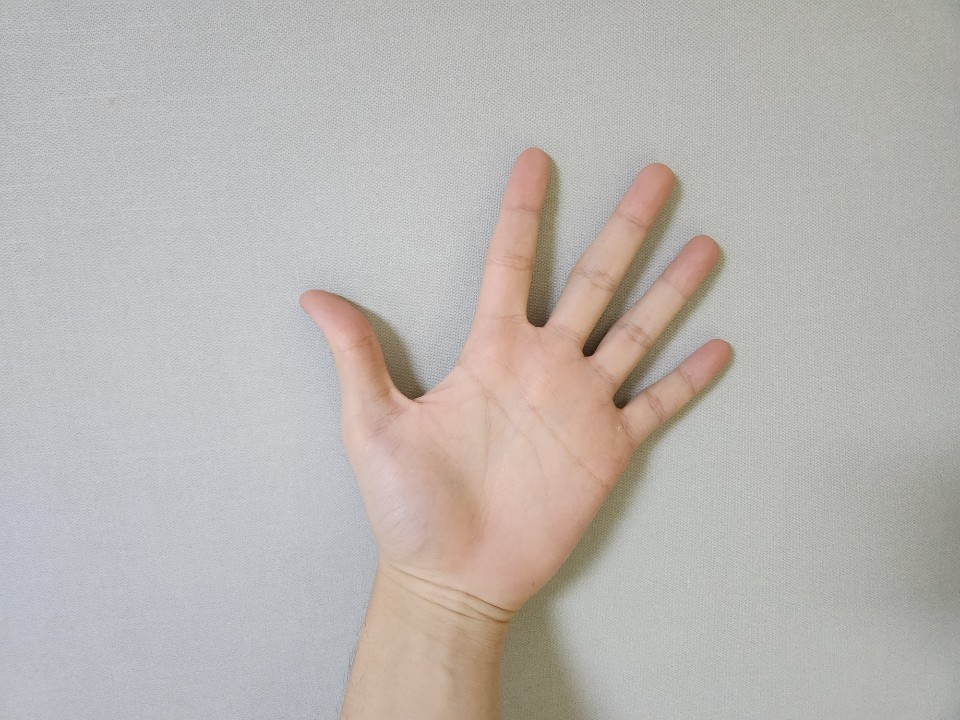
#> input picture palmistry/code/input/hand1.jpg, 960 x 720 px, given as the content of the folder /content/hands_dataset, which was not available
$ jupyter execute --allow-errors 'Tarot_Deck_EDA (3).ipynb'   (older library calls are emulated)   (text cells are left out)
#> lines starting #> are read from the running program, lines starting #| are printed output that depends on the picture; long printed decimals are rounded; pictures that were not available may be replaced by others from this repository, and a replacement may not be noted
[cell 1]
import os
import json
import pandas as pd
import numpy as np
import matplotlib.pyplot as plt
import seaborn as sns
from PIL import Image

[cell 2]
for dirname, _, filenames in os.walk('/kaggle/input'):
    for filename in filenames:
        print(os.path.join(dirname, filename))

[cell 3]
import json
import pandas as pd
import kagglehub
import os

# Download dataset
#> (the rest of this cell did not finish here and is left out)

#> (a cell that did not finish here is left out)

#> (a cell that did not finish here is left out)

[cell 6]
import kagglehub

# Download latest version
#> (the rest of this cell did not finish here and is left out)

#> (a cell that did not finish here is left out)

[cell 8]
import os

for root, dirs, files in os.walk("/content/hands_dataset"):
    print("=" * 60)
    print("Folder :", root)
    print("Subfolders :", dirs)
    print("Number of Files :", len(files))
    print("First 10 Files :", files[:10])

[cell 9]
import os

#> (the rest of this cell did not finish here and is left out)

[cell 10]
import os

image_extensions = (".jpg", ".jpeg", ".png", ".webp", ".bmp")

image_files = []

#> (the rest of this cell did not finish here and is left out)

[cell 11]
import os

total_images = 0

for root, dirs, files in os.walk("/content/hands_dataset"):
    for file in files:
        if file.lower().endswith((".jpg", ".jpeg", ".png")):
            total_images += 1

print("========== DATASET OVERVIEW ==========")
print("Total Images :", total_images)

[cell 12]
import random
import matplotlib.pyplot as plt
from PIL import Image
import os

image_files = []

for root, dirs, files in os.walk("/content/hands_dataset"):
    for file in files:
        if file.lower().endswith( (".jpg",".jpeg",".png")):
            image_files.append(os.path.join(root,file))

# Check if image_files is empty
if not image_files:
    print("No image files found in the specified dataset path. Please ensure the dataset is correctly extracted and contains image files.")
else:
    plt.figure(figsize=(12,12))

    # Display up to 9 images, or fewer if not enough are found
    for i in range(min(9, len(image_files))):
        img = Image.open(random.choice(image_files))
#> img is the input picture: PIL image 960x720 RGB; mean R, G, B 185.8, 181.1, 177.4

        plt.subplot(3,3,i+1)
        plt.imshow(img)
        plt.axis("off")

    plt.tight_layout()
    plt.show()

[cell 13]
print("Total Images :", len(image_files))
#| Total Images : 1

[cell 14]
import matplotlib.pyplot as plt

#> (the rest of this cell did not finish here and is left out)

[cell 15]
from collections import Counter

keyword_list = []

#> (the rest of this cell did not finish here and is left out)

#> (a cell that did not finish here is left out)

#> (a cell that did not finish here is left out)

[cell 18]
from PIL import Image
import numpy as np

width = []
height = []

for img_path in image_files:
    try:
        img = Image.open(img_path)
        w, h = img.size
#> w = 960; h = 720
        width.append(w)
        height.append(h)
    except Exception as e:
        print("Skipping:", img_path)

if len(width) > 0:
    print("Average Width :", np.mean(width))
#| Average Width : 960.0
    print("Average Height:", np.mean(height))
#| Average Height: 720.0
    print("Maximum Width :", max(width))
#| Maximum Width : 960
    print("Maximum Height:", max(height))
#| Maximum Height: 720
    print("Minimum Width :", min(width))
#| Minimum Width : 960
    print("Minimum Height:", min(height))
#| Minimum Height: 720
else:
    print("No valid images found.")

[cell 19]
contrast = []

for img_path in random.sample(image_files, min(100, len(image_files))):
    img = Image.open(img_path).convert("L")
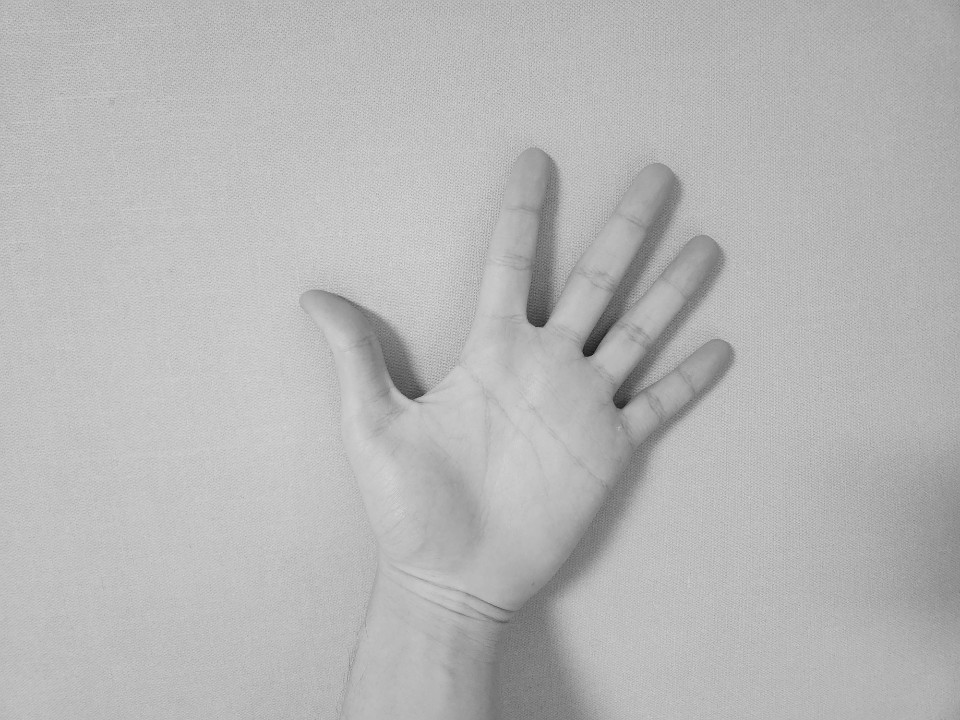
#> img: PIL image 960x720 L; min 17, max 223, mean 182.1
    img = np.array(img)

    contrast.append(img.std())

plt.hist(contrast, bins=20)

plt.title("Image Contrast Distribution")

plt.show()
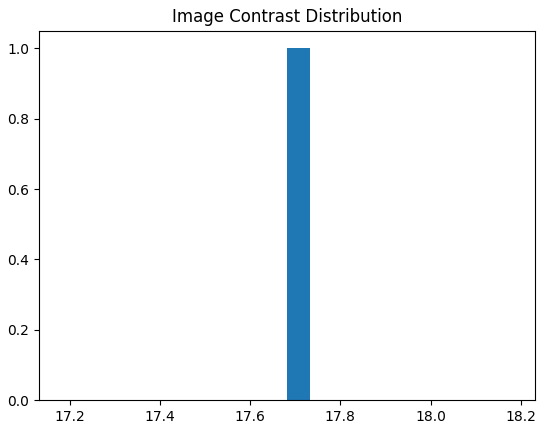
#> figure drawn by matplotlib, 1 panel; tallest bar 1 high, from x = 17.68 to 17.73

[cell 20]
import cv2

sharpness = []

for img_path in random.sample(image_files, min(100, len(image_files))):

    img = cv2.imread(img_path)
#> img: shape (720, 960, 3)

    gray = cv2.cvtColor(img, cv2.COLOR_BGR2GRAY)

    score = cv2.Laplacian(gray, cv2.CV_64F).var()
#> score = 722.4

    sharpness.append(score)

plt.hist(sharpness, bins=20)

plt.title("Image Sharpness")

plt.show()
#> figure, not shown here; tallest bar 1 high, from x = 722.4 to 722.5

[cell 21]
img = Image.open(image_files[0])

img = img.resize((224,224))
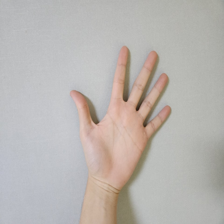
#> img: PIL image 224x224 RGB; mean R, G, B 185.8, 181.1, 177.4

img = np.array(img)/255.0
#> img: shape (224, 224, 3) float64

print(img.min(), img.max())
#| 0.08235 0.898

[cell 22]
from tensorflow.keras.preprocessing.image import ImageDataGenerator

#> (the rest of this cell did not finish here and is left out)

[cell 23]
from collections import Counter

sizes=[]

for image in image_files:

    img=Image.open(image)

    sizes.append(img.size)

Counter(sizes)
#> Out = {(960, 720): 1}

[cell 24]
width=[]

for image in image_files:

    img=Image.open(image)

    width.append(img.size[0])

plt.figure(figsize=(8,5))

plt.hist(width,bins=20)

plt.title("Image Width Distribution")

plt.xlabel("Width")

plt.ylabel("Frequency")

plt.show()
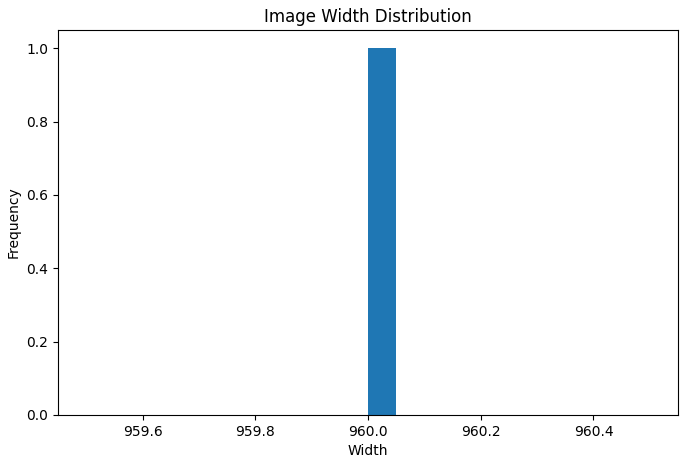
#> figure drawn by matplotlib, 1 panel; tallest bar 1 high, from x = 960 to 960
height=[]

for image in image_files:

    img=Image.open(image)

    height.append(img.size[1])

plt.figure(figsize=(8,5))

plt.hist(height,bins=20)

plt.title("Image Height Distribution")

plt.xlabel("Height")

plt.ylabel("Frequency")

plt.show()
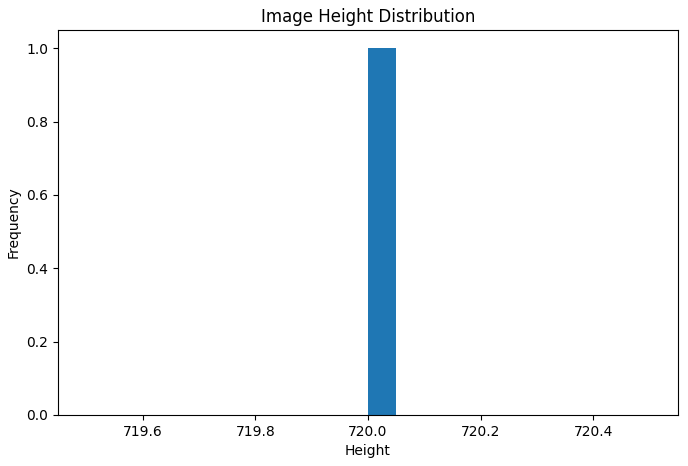
#> figure drawn by matplotlib, 1 panel; tallest bar 1 high, from x = 720 to 720

[cell 25]
formats=[]

for image in image_files:

    img=Image.open(image)

    formats.append(img.format)

import pandas as pd

print(pd.Series(formats).value_counts())
#| JPEG    1
#| Name: count, dtype: int64

[cell 26]
modes=[]

for image in image_files:

    img=Image.open(image)

    modes.append(img.mode)

print(pd.Series(modes).value_counts())
#| RGB    1
#| Name: count, dtype: int64

[cell 27]
bad=[]

for image in image_files:

    try:

        img=Image.open(image)

        img.verify()

    except:

        bad.append(image)

print("Corrupted Images :",len(bad))
#| Corrupted Images : 1

[cell 28]
import os
import cv2
import numpy as np

image_size = 224

images = []

labels = []

dataset_path="/content/hands_dataset"

for root,dirs,files in os.walk(dataset_path):

    for file in files:

        if file.endswith((".jpg",".png",".jpeg")):

            img=cv2.imread(os.path.join(root,file))

            img=cv2.cvtColor(img,cv2.COLOR_BGR2RGB)

            img=cv2.resize(img,(224,224))

            img=img/255.0

            images.append(img)

            labels.append(os.path.basename(root))

X=np.array(images)

y=np.array(labels)

print(X.shape)
#| (1, 224, 224, 3)

[cell 29]
plt.figure(figsize=(15,15))

for i in range(16):

    img=Image.open(random.choice(image_files))

    plt.subplot(4,4,i+1)

    plt.imshow(img)

    plt.axis("off")

plt.show()

[cell 30]
import cv2
import numpy as np

pixels=[]

for image in image_files[:100]:

    img=cv2.imread(image)

    pixels.append(np.mean(img))

print("Average Pixel Value :",np.mean(pixels))
#| Average Pixel Value : 181.426

[cell 31]
from collections import Counter

names=[os.path.basename(x) for x in image_files]

duplicate=[item for item,count in Counter(names).items() if count>1]
#> duplicate = []

print("Duplicate Files :",len(duplicate))
#| Duplicate Files : 0

[cell 32]
import matplotlib.pyplot as plt

categories = ["Major", "Minor"]
values = [22, 56]

plt.figure(figsize=(6,4))
plt.bar(categories, values)
plt.title("Arcana Distribution")
plt.xlabel("Arcana Type")
plt.ylabel("Number of Cards")
plt.show()
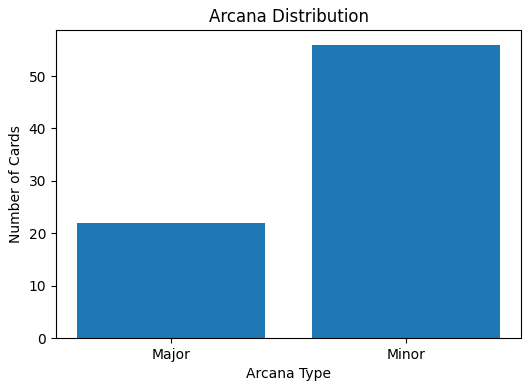
#> figure drawn by matplotlib, 1 panel

[cell 33]
import os
import matplotlib.pyplot as plt

image_count = 0

for root, dirs, files in os.walk("/content/hands_dataset"):
    for file in files:
        if file.lower().endswith((".jpg", ".jpeg", ".png")):
            image_count += 1

plt.figure(figsize=(5,4))
plt.bar(["Images"], [image_count])
plt.title("Total Images in Dataset")
plt.ylabel("Count")
plt.show()
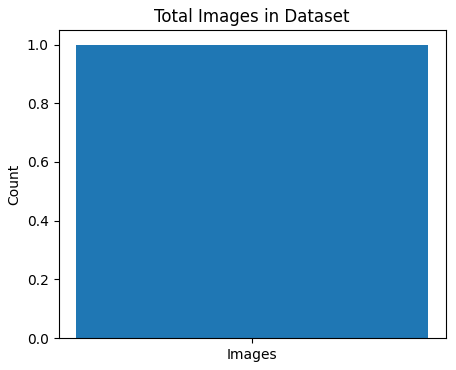
#> figure drawn by matplotlib, 1 panel

[cell 34]
print("========== DATASET SUMMARY ==========")

print("Total Images :",len(image_files))
#| Total Images : 1

print("Average Width :",np.mean(width))
#| Average Width : 960.0

print("Average Height :",np.mean(height))
#| Average Height : 720.0

print("Image Format :",pd.Series(formats).mode()[0])
#| Image Format : JPEG

print("Color Mode :",pd.Series(modes).mode()[0])
#| Color Mode : RGB

print("Corrupted Images :",len(bad))
#| Corrupted Images : 1
